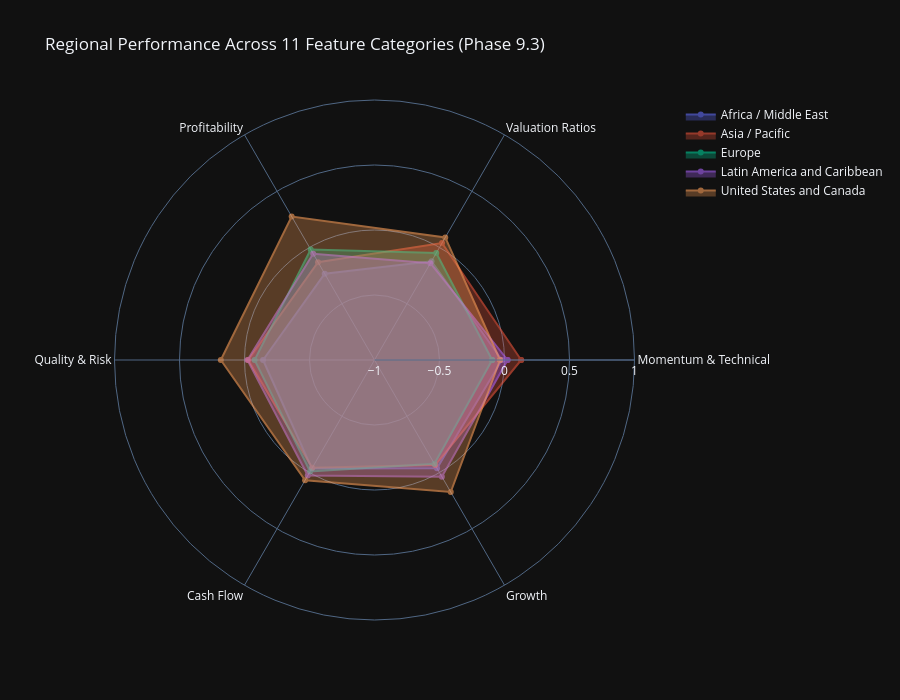

Write notebook code for a chart like this one.
### Code cell
# Visualization 2: Regional Performance Radar Charts
print("\n📊 Regional Performance Radar Charts:")

# Compute category scores by region
category_region_scores = {}

for category_name, category_metrics in category_mapping.items():
    available_in_category = [m for m in category_metrics if m in all_stocks_scaled.columns]

    if len(available_in_category) == 0:
        continue

    # Compute z-scores for available metrics and average by region
    category_data = all_stocks_scaled[available_in_category + ['region']].copy()

    # Convert to numeric and compute z-scores
    for col in available_in_category:
        category_data[col] = pd.to_numeric(category_data[col], errors='coerce')

    # Compute z-scores (handle NaNs)
    z_scored_data = category_data[available_in_category].apply(lambda x: zscore(x, nan_policy='omit'))
    category_data['category_score'] = z_scored_data.mean(axis=1)

    # Aggregate by region
    region_scores = category_data.groupby('region')['category_score'].mean()
    category_region_scores[category_name] = region_scores

if category_region_scores:
    # Create radar chart for each region
    radar_df = pd.DataFrame(category_region_scores)

    # Create subplot radar charts
    from plotly.subplots import make_subplots
    import plotly.graph_objects as go

    regions = radar_df.index.tolist()
    categories = radar_df.columns.tolist()

    # Create single figure with all regions
    fig_radar = go.Figure()

    for region in regions:
        values = radar_df.loc[region].tolist()
        values.append(values[0])  # Close the radar chart

        fig_radar.add_trace(go.Scatterpolar(
                r=values,
                theta=categories + [categories[0]],
                fill='toself',
                name=region,
                opacity=0.6
                ))

    fig_radar.update_layout(
            polar=dict(
                    radialaxis=dict(
                            visible=True,
                            range=[-1, 1]
                            )
                    ),
            showlegend=True,
            title="Regional Performance Across 11 Feature Categories (Phase 9.3)",
            height=700
            )

    fig_radar.show()
    output_path = eda_output_dir / "phase93_regional_radar_charts.html"
    fig_radar.write_html(output_path)

    print(f"\n✓ Regional radar charts complete")
    print(f"  Regions visualized: {len(regions)}")
    print(f"  Categories analyzed: {len(categories)}")
    print(f"  Output: {output_path}")

    # Display top category per region
    print(f"\n  🌍 Strongest Category by Region:")
    for region in regions[:5]:
        top_category = radar_df.loc[region].idxmax()
        top_score = radar_df.loc[region].max()
        print(f"    {region}: {top_category} (z-score: {top_score:.2f})")
else:
    print("  ⚠️ No regional category data available")

### Figure 1 — Plotly figure (JSON) as saved in the notebook; plotly's stock layout.template omitted (floating-point values rounded to 4 significant figures)
{"data": [{"fill": "toself", "name": "Africa / Middle East", "opacity": 0.6, "r": [-0.02005, -0.1225, -0.2342, -0.1427, -0.03681, -0.03793, -0.02005], "theta": ["Momentum & Technical", "Valuation Ratios", "Profitability", "Quality & Risk", "Cash Flow", "Growth", "Momentum & Technical"], "type": "scatterpolar"}, {"fill": "toself", "name": "Asia / Pacific", "opacity": 0.6, "r": [0.1281, 0.03868, -0.1316, -0.02876, -0.04212, -0.06639, 0.1281], "theta": ["Momentum & Technical", "Valuation Ratios", "Profitability", "Quality & Risk", "Cash Flow", "Growth", "Momentum & Technical"], "type": "scatterpolar"}, {"fill": "toself", "name": "Europe", "opacity": 0.6, "r": [-0.09497, -0.05016, -0.01867, -0.07789, -0.008987, -0.07832, -0.09497], "theta": ["Momentum & Technical", "Valuation Ratios", "Profitability", "Quality & Risk", "Cash Flow", "Growth", "Momentum & Technical"], "type": "scatterpolar"}, {"fill": "toself", "name": "Latin America and Caribbean", "opacity": 0.6, "r": [0.02371, -0.1405, -0.05681, -0.02285, 0.0261, 0.03632, 0.02371], "theta": ["Momentum & Technical", "Valuation Ratios", "Profitability", "Quality & Risk", "Cash Flow", "Growth", "Momentum & Technical"], "type": "scatterpolar"}, {"fill": "toself", "name": "United States and Canada", "opacity": 0.6, "r": [-0.0344, 0.08853, 0.2743, 0.1822, 0.06767, 0.173, -0.0344], "theta": ["Momentum & Technical", "Valuation Ratios", "Profitability", "Quality & Risk", "Cash Flow", "Growth", "Momentum & Technical"], "type": "scatterpolar"}], "layout": {"polar": {"radialaxis": {"visible": true, "range": [-1, 1]}}, "showlegend": true, "title": {"text": "Regional Performance Across 11 Feature Categories (Phase 9.3)"}, "height": 700}}
